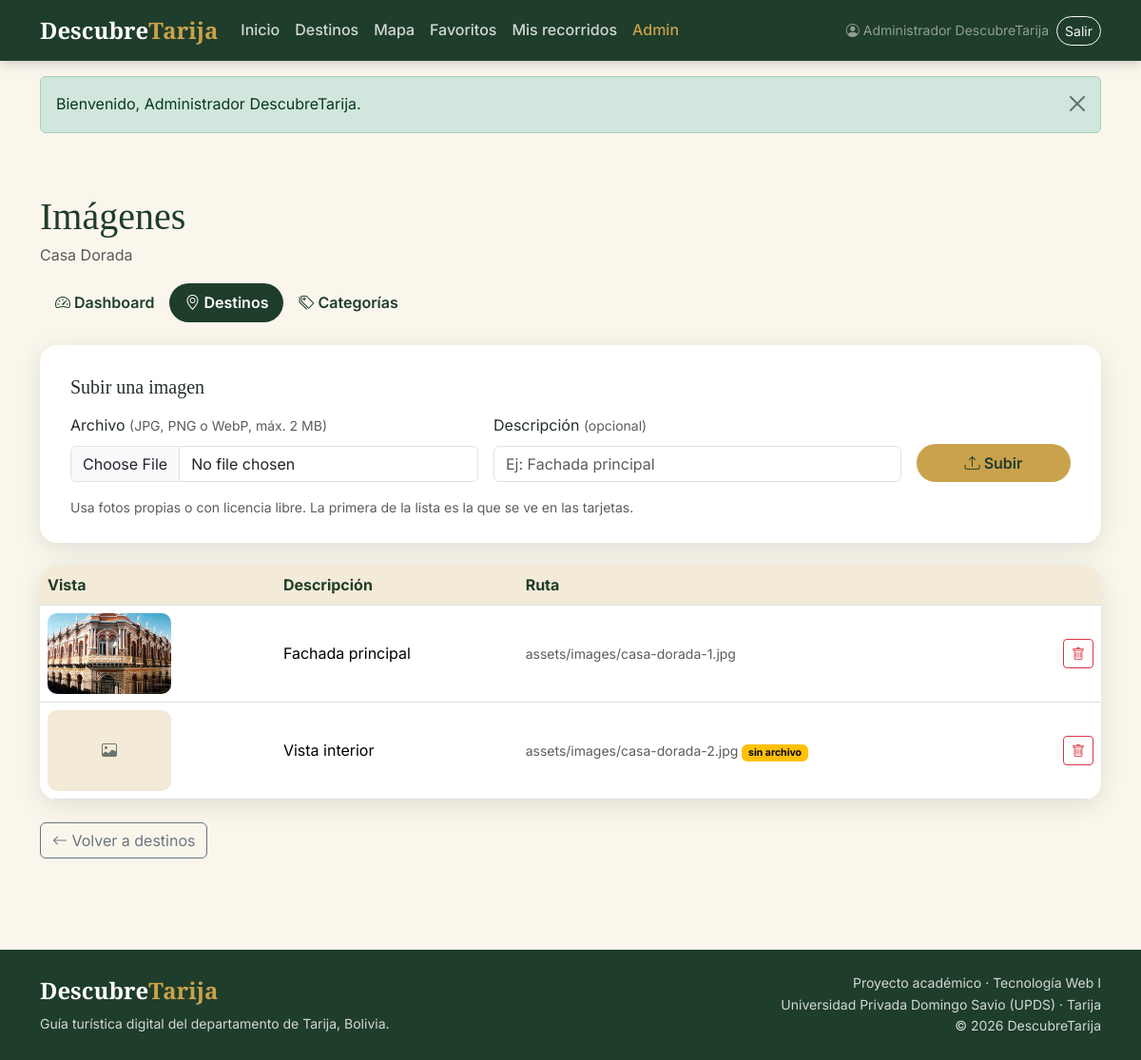
The app's page /admin/imagenes.php?destino_id=1 (signed in) with its own data.
### tables this page shows
CREATE TABLE destinos (
  id INT AUTO_INCREMENT PRIMARY KEY,
  nombre VARCHAR(80) NOT NULL UNIQUE,
  descripcion TEXT NULL,
  ubicacion VARCHAR(100) NULL,
  latitud DECIMAL(9,6) NULL,
  longitud DECIMAL(9,6) NULL,
  categoria_id INT NULL,
  destacado BOOLEAN NOT NULL DEFAULT FALSE,
  verificado BOOLEAN NOT NULL DEFAULT FALSE,
  CONSTRAINT fk_destino_categoria
    FOREIGN KEY (categoria_id) REFERENCES categorias(id)
);

CREATE TABLE imagenes (
  id INT AUTO_INCREMENT PRIMARY KEY,
  destino_id INT NOT NULL,
  url VARCHAR(255) NOT NULL,
  descripcion VARCHAR(100) NULL,
  CONSTRAINT fk_imagen_destino
    FOREIGN KEY (destino_id) REFERENCES destinos(id)
);

### www/admin/imagenes.php (the view, shortened to what this page needs)
<?php
require __DIR__ . '/../includes/conexion.php';
require_once __DIR__ . '/../includes/funciones.php';
$destino_id = (int) ($_POST['destino_id'] ?? $_GET['destino_id'] ?? 0);
$b = $pdo->prepare('SELECT id, nombre FROM destinos WHERE id = ?');
$b->execute([$destino_id]);
$destino = $b->fetch();
$li = $pdo->prepare('SELECT id, url, descripcion FROM imagenes WHERE destino_id = ? ORDER BY id');
$li->execute([$destino['id']]);
$imagenes = $li->fetchAll();
require __DIR__ . '/../includes/header.php';
?>
<div class="container py-5">
  <h1 class="mb-1">Imágenes</h1>
  <p class="text-muted"><?= e($destino['nombre']) ?></p>
  <?php require __DIR__ . '/../includes/admin_menu.php'; ?>
  <div class="card-auth mb-4" style="max-width:none">
    <h2 class="h5 mb-3">Subir una imagen</h2>
    <form method="post" enctype="multipart/form-data" class="row g-3 align-items-end">
      <div class="col-md-5">
        <label class="form-label" for="foto">Archivo <span class="text-muted small">(JPG, PNG o WebP, máx. 2 MB)</span></label>
        <input id="foto" name="foto" type="file" class="form-control" accept="image/jpeg,image/png,image/webp" required>
      </div>
      <div class="col-md-5">
        <label class="form-label" for="descripcion">Descripción <span class="text-muted small">(opcional)</span></label>
        <input id="descripcion" name="descripcion" class="form-control" maxlength="100" placeholder="Ej: Fachada principal">
      </div>
      <div class="col-md-2">
        <button class="btn btn-dorado w-100" type="submit"><i class="bi bi-upload"></i> Subir</button>
      </div>
    </form>
    <p class="small text-muted mt-3 mb-0">Usa fotos propias o con licencia libre. La primera de la lista es la que se ve en las tarjetas.</p>
  </div>
  <?php if ($imagenes): ?>
    <div class="tabla-admin table-responsive">
      <table class="table align-middle mb-0">
        <thead><tr><th>Vista</th><th>Descripción</th><th>Ruta</th><th></th></tr></thead>
        <tbody>
          <?php foreach ($imagenes as $img): ?>
            <?php $url = foto_url($img['url']); ?>
            <tr>
              <td>
                <?php if ($url): ?>
                  <img class="miniatura" src="<?= e($url) ?>" alt="<?= e($img['descripcion'] ?? $destino['nombre']) ?>">
                <?php else: ?>
                  <div class="miniatura-vacia" title="El archivo no existe en el servidor"><i class="bi bi-image"></i></div>
                <?php endif; ?>
              </td>
              <td><?= e($img['descripcion'] ?? '—') ?></td>
              <td class="small text-muted"><?= e($img['url']) ?><?= $url ? '' : ' <span class="badge text-bg-warning">sin archivo</span>' ?></td>
              <td class="text-end">
                <form method="post" onsubmit="return confirm('¿Eliminar esta imagen?');">
                  <button class="btn btn-sm btn-outline-danger" type="submit" title="Eliminar" aria-label="Eliminar"><i class="bi bi-trash"></i></button>
                </form>
              </td>
            </tr>
          <?php endforeach; ?>
        </tbody>
      </table>
    </div>
  <?php else: ?>
    <div class="vacio"><i class="bi bi-images"></i><p class="mb-0">Este destino aún no tiene imágenes.</p></div>
  <?php endif; ?>
  <div class="mt-4">
    <a class="btn btn-outline-secondary" href="/admin/destinos.php"><i class="bi bi-arrow-left"></i> Volver a destinos</a>
  </div>
</div>
<?php require __DIR__ . '/../includes/footer.php'; ?>

### www/assets/css/tarija.css (style rules this page uses)
:root { --verde: #1f3d2b; --verde-medio: #2f5d44; --beige: #f3ead7; --beige-claro: #faf6ec; --dorado: #c9a24b; --dorado-oscuro: #a9852f; --blanco: #ffffff; --texto: #25302a; --gris: #6b756e; --radio: 18px; --sombra: 0 6px 24px rgba(31, 61, 43, .12); }
body { font-family: 'Inter', system-ui, -apple-system, "Segoe UI", sans-serif; color: var(--texto); background: var(--beige-claro); line-height: 1.6; }
h1, h2, h3, h4, .logo { font-family: 'Playfair Display', Georgia, serif; }
h1, h2, h3 { color: var(--verde); }
a { color: var(--verde-medio); }
.btn-dorado { background: var(--dorado); color: var(--verde); font-weight: 600; border: 0; border-radius: 999px; padding: .5rem 1.2rem; transition: transform .2s, background .2s; }
.card-auth { max-width: 460px; margin: 0 auto; background: var(--blanco); border-radius: var(--radio); box-shadow: var(--sombra); padding: 2rem 2rem 1.6rem; }
.tabla-admin { background: var(--blanco); border-radius: var(--radio); box-shadow: var(--sombra); overflow: hidden; }
.tabla-admin th { background: var(--beige); color: var(--verde); white-space: nowrap; }
.miniatura { width: 130px; height: 85px; object-fit: cover; border-radius: 10px; background: var(--beige); }
.miniatura-vacia { width: 130px; height: 85px; border-radius: 10px; background: var(--beige); display: flex; align-items: center; justify-content: center; color: var(--gris); }

### records on screen
destinos: nombre "Casa Dorada"
imagenes: url (picture), descripcion "Fachada principal", url "assets/images/casa-dorada-1.jpg"
imagenes: descripcion "Vista interior", url "assets/images/casa-dorada-2.jpg", shows "sin archivo"

### other values on screen
$usuario['nombre'] "Administrador DescubreTarija"
$f['mensaje'] "Bienvenido, Administrador DescubreTarija."
